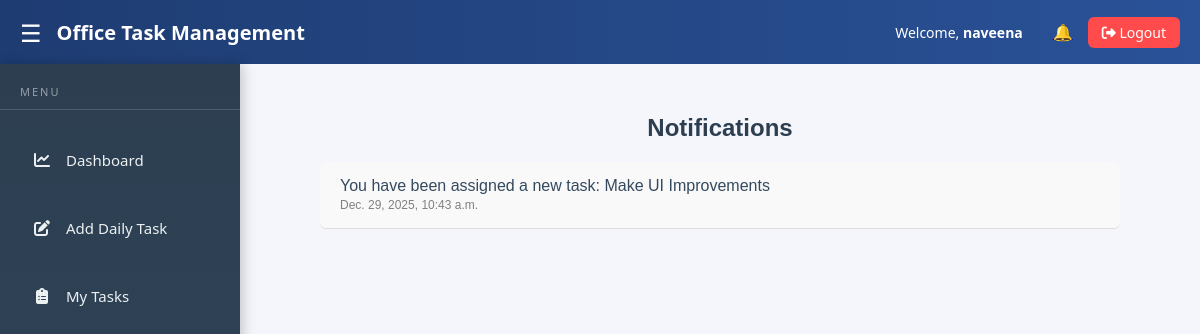
Page /notifications/ (signed in) on the earlier database version.
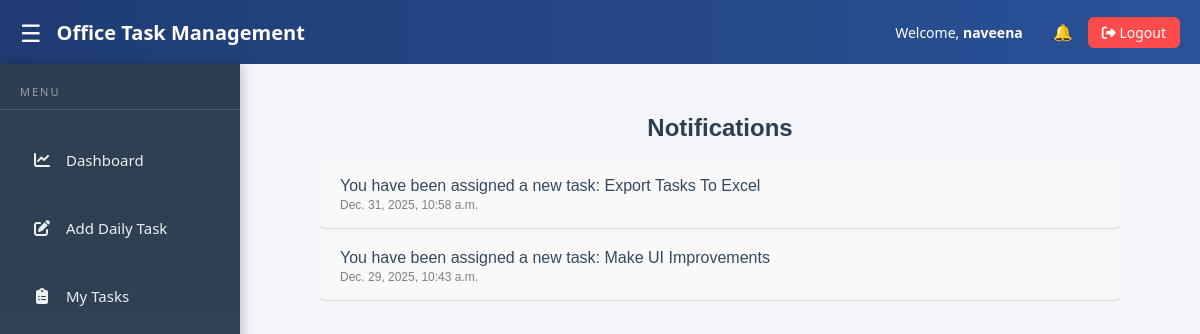
Same page on the later database version.
### notifications/models.py (models this page shows, shortened)
class Notification(models.Model):
    user = models.ForeignKey(User, on_delete=models.CASCADE)
    message = models.TextField()
    is_read = models.BooleanField(default=False)
    created_at = models.DateTimeField(auto_now_add=True)

### notifications/views.py (the view)
# urls.py: path('', views.notification_list, name='notifications'),
@login_required
def notification_list(request):
    notifications = Notification.objects.filter(
        user=request.user
    ).order_by('-created_at')
    notifications.update(is_read=True)
    return render(request, 'notification_list.html', {
        'notifications': notifications
    })

### accounts/context_processors.py (called while the page is built)
def user_role(request):
    if request.user.is_authenticated:
        if request.user.is_superuser:
            return {'role': 'ADMIN'}
        return {'role': request.user.userprofile.role.role_code}
    return {}

### notifications/templates/notification_list.html (shortened to what this page needs)
{% extends 'base.html' %}
{% load static %}
{% block content %}
<div style="max-width: 800px; margin: 20px auto; font-family: Arial, sans-serif;">
    <h2 style="text-align: center; color: #2c3e50; margin-bottom: 20px;">Notifications</h2>
    {% for n in notifications %}
        <div style="
            padding: 15px 20px;
            border-bottom: 1px solid #ddd;
            background-color: #f9f9f9;
            margin-bottom: 5px;
            border-radius: 6px;
            transition: background-color 0.2s ease-in-out;
        "
        onmouseover="this.style.backgroundColor='#e0f7fa';"
        onmouseout="this.style.backgroundColor='#f9f9f9';"
        >
            <p style="margin:0; color:#34495e; font-weight: 500;">{{ n.message }}</p>
            <small style="color: gray; font-size: 12px;">{{ n.created_at }}</small>
        </div>
    {% empty %}
        <p style="text-align: center; color: #7f8c8d; margin-top: 20px;">No notifications</p>
    {% endfor %}
</div>
{% endblock %}

Differences in the rows shown:
added Notification: message "You have been assigned a new task: Export Tasks To Excel", created_at "Dec. 31, 2025, 10:58 a.m."
